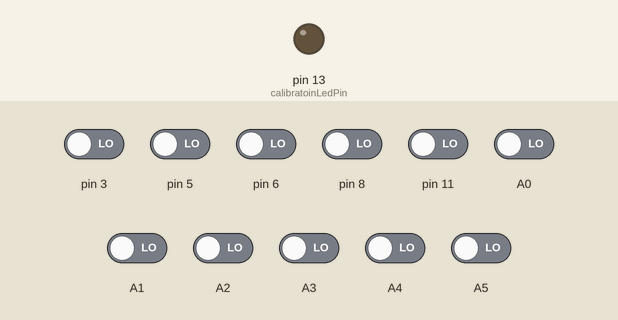
A sketch run on a simulated Arduino Uno, built with avr-gcc and run on an emulated ATmega328P. On the bench: output pins drawn as LEDs (lit = HIGH). The test bench sets the inputs (shaded band); at power-on: A0–5, pin 3, pin 5, pin 6, pin 8, pin 11 LOW. What the sketch prints to the serial monitor is not drawn.

Above: at 0.1 s.
At 0.6 s:
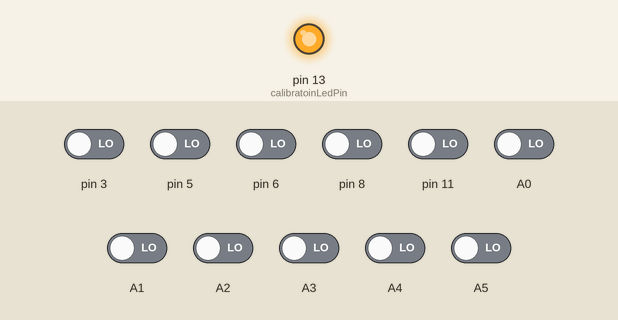
Timing chart, 0 to 12.0 s (numbered marks = the images above):
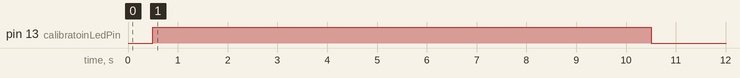

The sketch:

qtr_rc_sensor.ino
```cpp
#include <QTRSensors.h>

// create an object for your type of sensor (RC or Analog)
// in this example we have three sensors on analog inputs 0 - 2 (digital pins 14 - 16)
// Set pins for four RC sensors connected to pins 6, 7, A0, and A1.
// (Most analog pins can also be used as digital pins.)

QTRSensors qtr;

const int SensorCount = 11;
const int oddPin = 2;
const int evenPin = 1;

const int calibratoinLedPin = 13;

uint16_t sensorValues[SensorCount];

void printResults();

void setup()
{
  qtr.setTypeRC(); // 1    2   3   4   5  6   7  8  9  10  11
  qtr.setSensorPins((const uint8_t[]){A0, A1, A2, A3, A4, A5, 3, 5, 6, 8, 11}, SensorCount);
  qtr.setEmitterPins(oddPin, evenPin);

  // optional: wait for some input from the user, such as  a button press
  delay(500);

  pinMode(calibratoinLedPin, OUTPUT);
  digitalWrite(calibratoinLedPin, HIGH); // turn on Arduino's LED to indicate we are in calibration mode

  // 0.1 ms per sensor * 4 samples per sensor read (default) * 6 sensors
  // * 10 reads per calibrate() call = ~24 ms per calibrate() call.
  // Call calibrate() 400 times to make calibration take about 10 seconds.
  for (uint16_t i = 0; i < 400; i++)
  {
    qtr.calibrate();
  }

  digitalWrite(calibratoinLedPin, LOW); // turn off Arduino's LED to indicate we are through with calibration

  printResults();
  // optional: signal that the calibration phase is now over and wait for further
  // input from the user, such as a button press
}

void loop()
{

  // read calibrated sensor values and obtain a measure of the line position
  // from 0 to 5000 (for a white line, use readLineWhite() instead)
  uint16_t position = qtr.readLineBlack(sensorValues);

  // print the sensor values as numbers from 0 to 1000, where 0 means maximum
  // reflectance and 1000 means minimum reflectance, followed by the line
  // position
  for (uint8_t i = 0; i < SensorCount; i++)
  {

    Serial.print(sensorValues[i]);
    Serial.print('\t');
  }
  Serial.println(position);

  delay(250);
}

void printResults()
{

  // print the calibration minimum values measured when emitters were on
  Serial.begin(9600);
  for (uint8_t i = 0; i < SensorCount; i++)
  {
    Serial.print(qtr.calibrationOn.minimum[i]);
    Serial.print(' ');
  }
  Serial.println();

  // print the calibration maximum values measured when emitters were on
  for (uint8_t i = 0; i < SensorCount; i++)
  {
    Serial.print(qtr.calibrationOn.maximum[i]);
    Serial.print(' ');
  }

  Serial.println();
  Serial.println();
  delay(1000);
}
```
